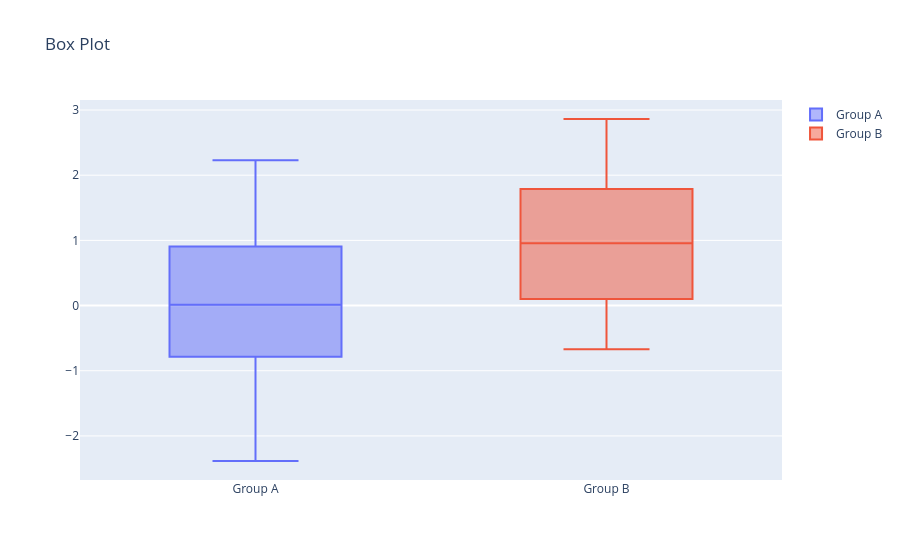

The cell this chart's notebook holds for it:
### Code cell
fig = go.Figure()
y1 = np.random.randn(50)
y2 = np.random.randn(50) + 1
fig.add_trace(go.Box(y=y1, name='Group A'))
fig.add_trace(go.Box(y=y2, name='Group B'))
fig.update_layout(title='Box Plot')
fig.show()
